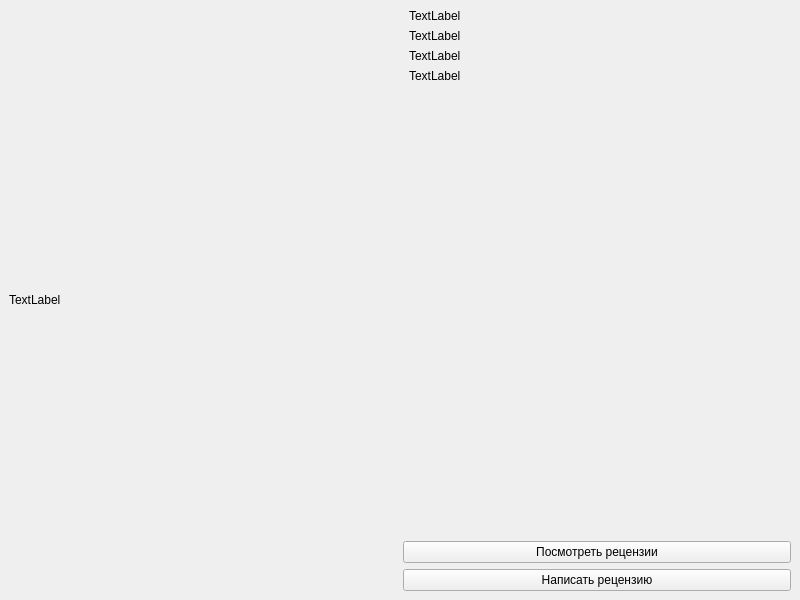
<?xml version="1.0" encoding="UTF-8"?>
<ui version="4.0">
 <class>animepage</class>
 <widget class="QMainWindow" name="animepage">
  <property name="geometry">
   <rect>
    <x>0</x>
    <y>0</y>
    <width>800</width>
    <height>600</height>
   </rect>
  </property>
  <property name="windowTitle">
   <string>MainWindow</string>
  </property>
  <widget class="QWidget" name="centralwidget">
   <layout class="QHBoxLayout" name="horizontalLayout_2">
    <item>
     <widget class="QLabel" name="label">
      <property name="text">
       <string>TextLabel</string>
      </property>
     </widget>
    </item>
    <item>
     <layout class="QVBoxLayout" name="verticalLayout">
      <item>
       <layout class="QFormLayout" name="formLayout">
        <item row="0" column="1">
         <widget class="QLabel" name="enterName">
          <property name="text">
           <string>TextLabel</string>
          </property>
         </widget>
        </item>
        <item row="1" column="1">
         <widget class="QLabel" name="enterYear">
          <property name="text">
           <string>TextLabel</string>
          </property>
         </widget>
        </item>
        <item row="2" column="1">
         <widget class="QLabel" name="enterGrade">
          <property name="text">
           <string>TextLabel</string>
          </property>
         </widget>
        </item>
        <item row="3" column="1">
         <widget class="QLabel" name="enterGenres">
          <property name="text">
           <string>TextLabel</string>
          </property>
         </widget>
        </item>
       </layout>
      </item>
      <item>
       <widget class="QPushButton" name="pushButton">
        <property name="text">
         <string>Посмотреть рецензии</string>
        </property>
       </widget>
      </item>
      <item>
       <widget class="QPushButton" name="makeReview">
        <property name="text">
         <string>Написать рецензию</string>
        </property>
       </widget>
      </item>
     </layout>
    </item>
   </layout>
  </widget>
 </widget>
 <resources/>
 <connections/>
</ui>
